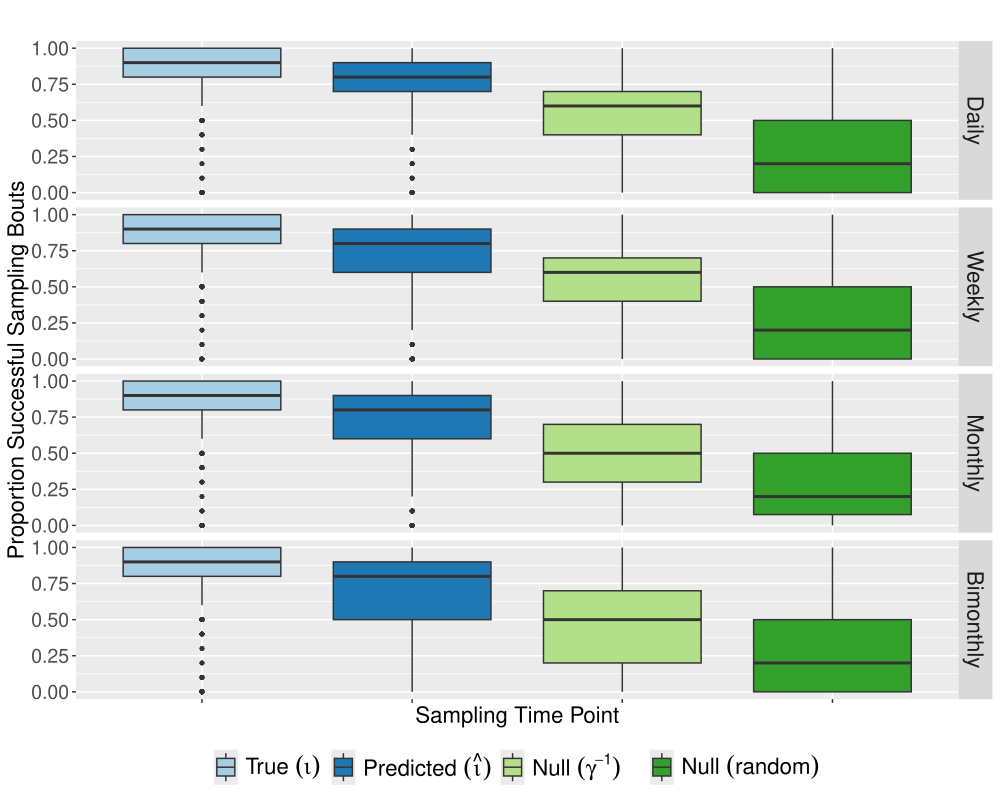

The R source for this figure:
# R code to produce Figure 2b
# Relies on Sim_epi_model.R and Sample_epi_model.R

############EVEN
peak_P <- rep(NA, length(sample.list))
peak_P_low <- rep(NA, length(sample.list))
peak_P_high <- rep(NA, length(sample.list))
peak_T_inCI <- rep(NA, length(sample.list))
peak_T <- rep(NA, length(sample.list))
pars_id <- rep(NA, length(sample.list))
peak_gamma <- rep(NA, length(sample.list))
type <- rep(NA, length(sample.list))

#bandwidth hs to be high (above 50) to capture the cycle. n.points is set to default max(100,length(x))
for(i in 1:length(sample.list)){
  df <- sample.list[[i]]
  kspline <- ksmooth(df$t, df$R_a_sample/n_trials, "normal", bandwidth=90, n.points=500)
  
  R_t_k <- diff(kspline$y)
  rA_df <- data.frame(kspline$x, kspline$y)
  rA_df <- subset(rA_df, kspline.x>50)
  peak_gamma[i] <- floor(subset(rA_df, kspline.y==max(rA_df$kspline.y))$kspline.x[1]-
                           (1/pars[sample.list[[i]]$pars_id[1],]$gamma))
  t_spline <- kspline$x[-1]
  kspline_I <- ((R_t_k +
               kspline$y[-1] *
           (pars[sample.list[[i]]$pars_id[1],]$omega_a+with(pars[sample.list[[i]]$pars_id[1],], b_func(t=t_spline, g=g, s=s, psi=psi, f=f)) )  )/
                pars[sample.list[[i]]$pars_id[1],]$gamma)
  spline_df <- data.frame(t_spline, kspline_I)
  quantile <- subset(spline_df, kspline_I>quantile(kspline_I, probs = 0.90))
  peak_P_low[i] <- floor(min(quantile$t_spline))
  peak_P_high[i] <- floor(max(quantile$t_spline))
  
  peak_P[i] <- floor(subset(spline_df, kspline_I==max(spline_df$kspline_I))$t_spline[1])
  pars_id[i] <- sample.list[[i]]$pars_id[1]
  type[i] <- sample.list[[i]]$type[1]
  peak_T[i] <- pars[sample.list[[i]]$pars_id[1],]$peak_I_2
  peak_T_inCI[i] <- peak_P_low[i]<=peak_T[i] & peak_P_high[i]>=peak_T[i]
}
#gamma=1/10 so subtract 10 to get the prediction
peaks_df <- data.frame(peak_P,peak_P_low, peak_P_high, peak_T_inCI, peak_T,peak_gamma,pars_id,type)
peaks_df$CIsize <- peaks_df$peak_P_high-peaks_df$peak_P_low
peaks_df$dist <- abs(peaks_df$peak_P-peaks_df$peak_T)


bouts.list <- list()
for(j in 1:10){
  n_trials=20
  n_reps=10
  T_peak_sample <- vector()
  Pred_peak_sample <- vector()
  random_sample <- vector()
  gamma_sample <- vector()
  type <- vector()
  for(i in 1:length(sample.list)){
    data=data.tau.list.366_730[[sample.list[[i]]$pars_id[1]]]
    type[i]=peaks_df$type[i]
    Y_random=data[sample(nrow(data), 1, replace = FALSE), ] 
    Y_true <- subset(data, t==pars[sample.list[[i]]$pars_id[1],]$peak_I_2) 
    I_sample_T <- with(Y_true, rbinom(n_reps, n_trials, I/N))
    Y_pred <- subset(data, t==peaks_df$peak_P[i])
    I_sample_P <- with(Y_pred, rbinom(n_reps, n_trials, I/N))
    I_sample_R <- with(Y_random[1,], rbinom(n_reps, n_trials, I/N))
    Y_gamma <- subset(data, t==peaks_df$peak_gamma[i])
    I_sample_gamma <- with(Y_gamma, rbinom(n_reps, n_trials, I/N))
    I_sample_T[I_sample_T > 0] <- 1
    I_sample_P[I_sample_P > 0] <- 1
    I_sample_R[I_sample_R > 0] <- 1
    I_sample_gamma[I_sample_gamma > 0] <- 1
    T_peak_sample[i] = mean(I_sample_T)
    Pred_peak_sample[i] = mean(I_sample_P)
    random_sample[i] = mean(I_sample_R)
    gamma_sample[i] = mean(I_sample_gamma)
  }
  bouts.list[[j]] <- data.frame(type,T_peak_sample,Pred_peak_sample,gamma_sample,random_sample)
}
results <- do.call(rbind, bouts.list)
D.long <- melt(results, id=c("type"))
D.long$type <- factor(D.long$type, levels=c('daily','weekly','monthly', 'bimonthly'))
row_names <- c("daily"="Daily", "weekly"="Weekly","monthly"="Monthly", "bimonthly"="Bimonthly")
ggplot(D.long, aes(x=variable, y=value, fill=variable))+ylab("Proportion Successful Sampling Bouts")+xlab("Sampling Time Point")+
  geom_boxplot(outlier.shape = 20)+
  scale_fill_brewer(NULL,palette="Paired",
                    labels=c(TeX("True $(\\iota)$"), 
                             TeX("Predicted $(\\hat{\\iota})$"),
                             TeX("Null $(\\gamma^{-1})$   "),
                             TeX("Null $(random)$")))+
  theme(axis.text.x=element_blank())+ theme(legend.position="bottom",legend.text=element_text(size=16))+
  theme(axis.text = element_text(size = 14), axis.title = element_text(size = 16),strip.text = element_text(
    size = 16),plot.title = element_text(hjust = 0, size=20)) +ggtitle("")+
  facet_grid(rows = vars(type),labeller = labeller(.rows = row_names))

 

####Sim Stats Table
columns= c("Sampling Design","Pred Dist. to True", "gamma Dist to True", "T in CI") 
simple_stats = data.frame(matrix(nrow = 4, ncol = length(columns))) 
colnames(simple_stats) = columns
#Daily
daily <- subset(peaks_df, type=="daily")
simple_stats$`Sampling Design`[c(1:4)]=c("Daily", "Weekly","Monthly","Bimonthly")
simple_stats[1,2]= with(daily, round(mean(abs(peak_T-peak_P)),2))
simple_stats[1,3]= with(daily, round(mean(abs(peak_T-peak_gamma)),2))
simple_stats[1,4]= round(length(daily$peak_T_inCI[daily$peak_T_inCI==TRUE]) / nrow(daily),2)

#weekly
weekly <- subset(peaks_df, type=="weekly")
simple_stats[2,2]= with(weekly, round(mean(abs(peak_T-peak_P)),2))
simple_stats[2,3]= with(weekly, round(mean(abs(peak_T-peak_gamma)),2))
simple_stats[2,4]= round(length(weekly$peak_T_inCI[weekly$peak_T_inCI==TRUE]) / nrow(weekly),2)

#monthly
monthly <- subset(peaks_df, type=="monthly")
simple_stats[3,2]= with(monthly, round(mean(abs(peak_T-peak_P)),2))
simple_stats[3,3]= with(monthly, round(mean(abs(peak_T-peak_gamma)),2))
simple_stats[3,4]= round(length(monthly$peak_T_inCI[monthly$peak_T_inCI==TRUE]) / nrow(monthly), 2)
#bimonthly
bimonthly <- subset(peaks_df, type=="bimonthly")
simple_stats[4,2]= with(bimonthly, round(mean(abs(peak_T-peak_P)),2))
simple_stats[4,3]= with(bimonthly, round(mean(abs(peak_T-peak_gamma)),2))
simple_stats[4,4]= round(length(bimonthly$peak_T_inCI[bimonthly$peak_T_inCI==TRUE]) / nrow(bimonthly),2)
simple_stats

print(xtable(simple_stats, type='latex'))
